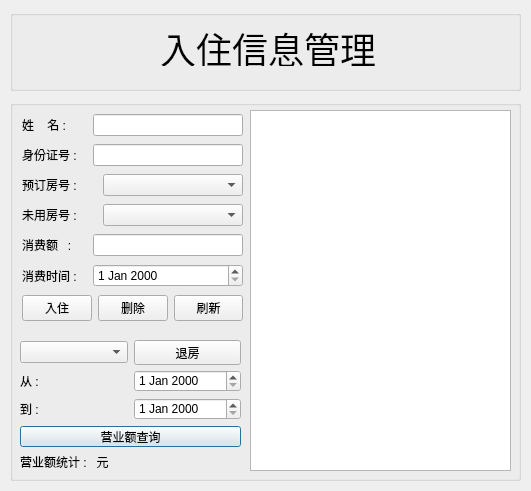
<?xml version="1.0" encoding="UTF-8"?>
<ui version="4.0">
 <class>checkinDialog</class>
 <widget class="QDialog" name="checkinDialog">
  <property name="geometry">
   <rect>
    <x>0</x>
    <y>0</y>
    <width>531</width>
    <height>491</height>
   </rect>
  </property>
  <property name="windowTitle">
   <string>Dialog</string>
  </property>
  <widget class="QGroupBox" name="groupBox_2">
   <property name="geometry">
    <rect>
     <x>10</x>
     <y>10</y>
     <width>511</width>
     <height>81</height>
    </rect>
   </property>
   <property name="title">
    <string/>
   </property>
   <widget class="QLabel" name="label">
    <property name="geometry">
     <rect>
      <x>150</x>
      <y>20</y>
      <width>216</width>
      <height>36</height>
     </rect>
    </property>
    <property name="font">
     <font>
      <pointsize>27</pointsize>
     </font>
    </property>
    <property name="text">
     <string>入住信息管理</string>
    </property>
   </widget>
  </widget>
  <widget class="QGroupBox" name="groupBox">
   <property name="geometry">
    <rect>
     <x>10</x>
     <y>100</y>
     <width>511</width>
     <height>381</height>
    </rect>
   </property>
   <property name="title">
    <string/>
   </property>
   <widget class="QTableView" name="tableView">
    <property name="geometry">
     <rect>
      <x>240</x>
      <y>10</y>
      <width>261</width>
      <height>361</height>
     </rect>
    </property>
   </widget>
   <widget class="QWidget" name="layoutWidget_2">
    <property name="geometry">
     <rect>
      <x>10</x>
      <y>270</y>
      <width>221</width>
      <height>101</height>
     </rect>
    </property>
    <layout class="QVBoxLayout" name="verticalLayout_2">
     <item>
      <layout class="QHBoxLayout" name="horizontalLayout_8">
       <item>
        <widget class="QLabel" name="label_9">
         <property name="text">
          <string>从 : </string>
         </property>
        </widget>
       </item>
       <item>
        <widget class="QDateEdit" name="dateEdit_2"/>
       </item>
      </layout>
     </item>
     <item>
      <layout class="QHBoxLayout" name="horizontalLayout_9">
       <item>
        <widget class="QLabel" name="label_10">
         <property name="text">
          <string>到 : </string>
         </property>
        </widget>
       </item>
       <item>
        <widget class="QDateEdit" name="dateEdit_3"/>
       </item>
      </layout>
     </item>
     <item>
      <widget class="QPushButton" name="pushButton_4">
       <property name="text">
        <string>营业额查询</string>
       </property>
      </widget>
     </item>
     <item>
      <widget class="QLabel" name="label_11">
       <property name="text">
        <string>营业额统计 :   元</string>
       </property>
      </widget>
     </item>
    </layout>
   </widget>
   <widget class="QWidget" name="layoutWidget">
    <property name="geometry">
     <rect>
      <x>10</x>
      <y>240</y>
      <width>221</width>
      <height>25</height>
     </rect>
    </property>
    <layout class="QHBoxLayout" name="horizontalLayout_10">
     <item>
      <widget class="QComboBox" name="comboBox_3"/>
     </item>
     <item>
      <widget class="QPushButton" name="pushButton_5">
       <property name="text">
        <string>退房</string>
       </property>
      </widget>
     </item>
    </layout>
   </widget>
   <widget class="QWidget" name="">
    <property name="geometry">
     <rect>
      <x>12</x>
      <y>12</y>
      <width>221</width>
      <height>211</height>
     </rect>
    </property>
    <layout class="QVBoxLayout" name="verticalLayout">
     <item>
      <layout class="QHBoxLayout" name="horizontalLayout_5">
       <item>
        <widget class="QLabel" name="label_3">
         <property name="text">
          <string>姓    名 : </string>
         </property>
        </widget>
       </item>
       <item>
        <widget class="QLineEdit" name="lineEdit">
         <property name="minimumSize">
          <size>
           <width>150</width>
           <height>0</height>
          </size>
         </property>
         <property name="maximumSize">
          <size>
           <width>150</width>
           <height>16777215</height>
          </size>
         </property>
         <property name="alignment">
          <set>Qt::AlignRight|Qt::AlignTrailing|Qt::AlignVCenter</set>
         </property>
        </widget>
       </item>
      </layout>
     </item>
     <item>
      <layout class="QHBoxLayout" name="horizontalLayout_4">
       <item>
        <widget class="QLabel" name="label_4">
         <property name="text">
          <string>身份证号 : </string>
         </property>
        </widget>
       </item>
       <item>
        <widget class="QLineEdit" name="lineEdit_2">
         <property name="minimumSize">
          <size>
           <width>150</width>
           <height>0</height>
          </size>
         </property>
         <property name="maximumSize">
          <size>
           <width>150</width>
           <height>16777215</height>
          </size>
         </property>
         <property name="alignment">
          <set>Qt::AlignRight|Qt::AlignTrailing|Qt::AlignVCenter</set>
         </property>
        </widget>
       </item>
      </layout>
     </item>
     <item>
      <layout class="QHBoxLayout" name="horizontalLayout">
       <item>
        <widget class="QLabel" name="label_7">
         <property name="text">
          <string>预订房号 : </string>
         </property>
        </widget>
       </item>
       <item>
        <widget class="QComboBox" name="comboBox">
         <property name="minimumSize">
          <size>
           <width>140</width>
           <height>0</height>
          </size>
         </property>
         <property name="maximumSize">
          <size>
           <width>140</width>
           <height>16777215</height>
          </size>
         </property>
        </widget>
       </item>
      </layout>
     </item>
     <item>
      <layout class="QHBoxLayout" name="horizontalLayout_6">
       <item>
        <widget class="QLabel" name="label_8">
         <property name="text">
          <string>未用房号 : </string>
         </property>
        </widget>
       </item>
       <item>
        <widget class="QComboBox" name="comboBox_2">
         <property name="minimumSize">
          <size>
           <width>140</width>
           <height>0</height>
          </size>
         </property>
         <property name="maximumSize">
          <size>
           <width>140</width>
           <height>16777215</height>
          </size>
         </property>
        </widget>
       </item>
      </layout>
     </item>
     <item>
      <layout class="QHBoxLayout" name="horizontalLayout_3">
       <item>
        <widget class="QLabel" name="label_5">
         <property name="text">
          <string>消费额   : </string>
         </property>
        </widget>
       </item>
       <item>
        <widget class="QLineEdit" name="lineEdit_3">
         <property name="minimumSize">
          <size>
           <width>150</width>
           <height>0</height>
          </size>
         </property>
         <property name="maximumSize">
          <size>
           <width>150</width>
           <height>16777215</height>
          </size>
         </property>
         <property name="alignment">
          <set>Qt::AlignRight|Qt::AlignTrailing|Qt::AlignVCenter</set>
         </property>
        </widget>
       </item>
      </layout>
     </item>
     <item>
      <layout class="QHBoxLayout" name="horizontalLayout_2">
       <item>
        <widget class="QLabel" name="label_6">
         <property name="text">
          <string>消费时间 : </string>
         </property>
        </widget>
       </item>
       <item>
        <widget class="QDateEdit" name="dateEdit">
         <property name="minimumSize">
          <size>
           <width>150</width>
           <height>0</height>
          </size>
         </property>
         <property name="maximumSize">
          <size>
           <width>150</width>
           <height>16777215</height>
          </size>
         </property>
        </widget>
       </item>
      </layout>
     </item>
     <item>
      <layout class="QHBoxLayout" name="horizontalLayout_7">
       <item>
        <widget class="QPushButton" name="pushButton">
         <property name="text">
          <string>入住</string>
         </property>
        </widget>
       </item>
       <item>
        <widget class="QPushButton" name="pushButton_2">
         <property name="text">
          <string>删除</string>
         </property>
        </widget>
       </item>
       <item>
        <widget class="QPushButton" name="pushButton_3">
         <property name="text">
          <string>刷新</string>
         </property>
        </widget>
       </item>
      </layout>
     </item>
    </layout>
   </widget>
  </widget>
 </widget>
 <resources/>
 <connections/>
</ui>
